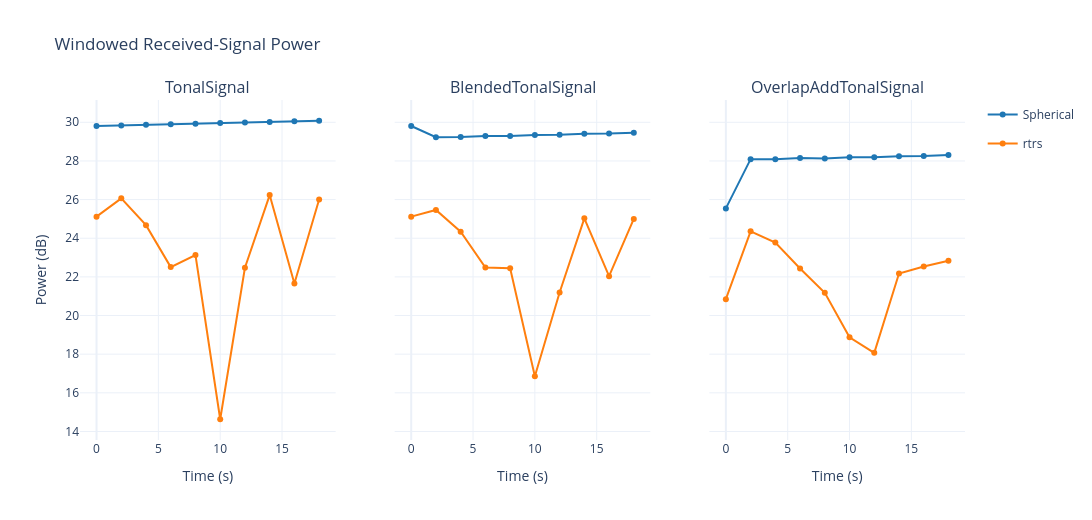
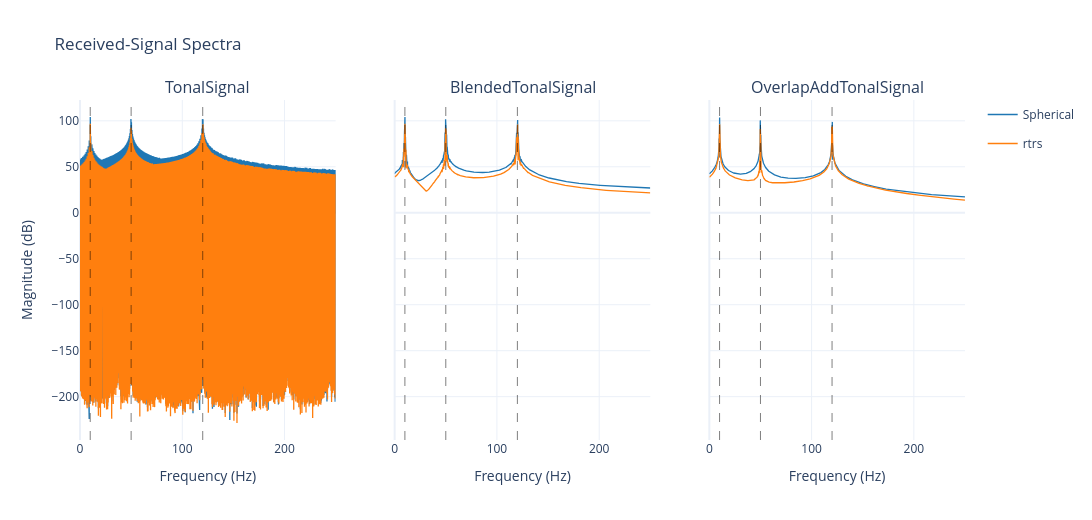
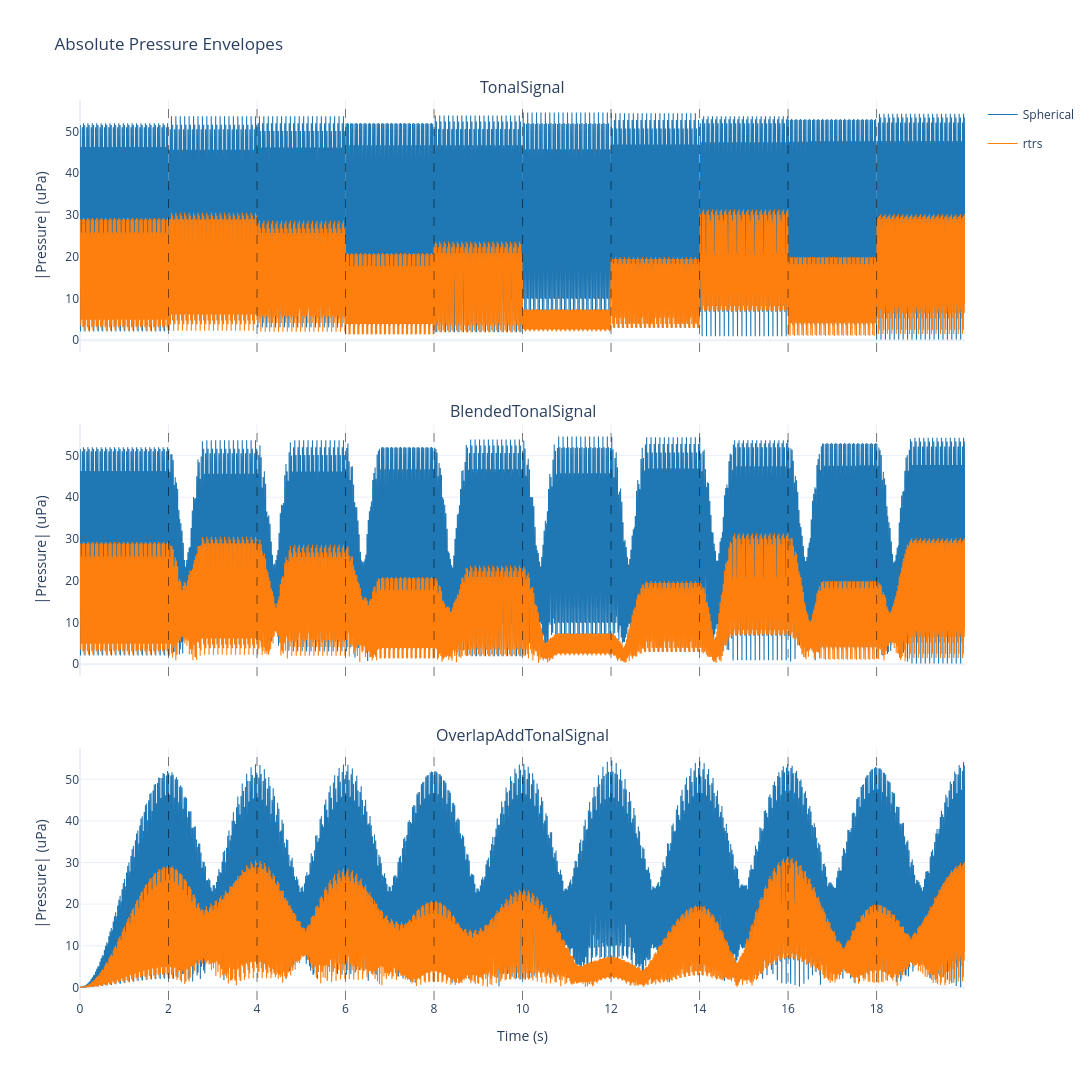

Notebook code cell kept with these figures, in order:
### Markdown cell above
## Power, Spectra, and Envelopes

This section produces three diagnostics from the received signals:
windowed power over time, frequency spectra, and absolute pressure envelopes.

### Code cell
import numpy as np
import plotly.graph_objects as go

signal_names = list(source_signals)

# Windowed received-signal power.
window_samples = int(signal_duration_s * sampling_rate_hz)
fig_power = make_subplots(
    rows=1,
    cols=len(signal_names),
    shared_yaxes=True,
    subplot_titles=signal_names,
)

for col_idx, signal_name in enumerate(signal_names, start=1):
    for propagation_name, signal in received_signals[signal_name].items():
        step_powers_db = []
        step_times_s = []

        for start_idx in range(0, len(signal), window_samples):
            end_idx = start_idx + window_samples
            if end_idx > len(signal):
                break
            window = signal[start_idx:end_idx]
            power_db = 10 * np.log10(np.mean(np.abs(window) ** 2) + 1e-12)
            step_powers_db.append(power_db)
            step_times_s.append(start_idx / sampling_rate_hz)

        color = propagation_model_colors.get(propagation_name, "#7f7f7f")

        fig_power.add_trace(
            go.Scatter(
                x=step_times_s,
                y=step_powers_db,
                mode="lines+markers",
                line=dict(width=2, color=color),
                marker=dict(color=color),
                name=propagation_name,
                legendgroup=propagation_name,
                showlegend=col_idx == 1,
            ),
            row=1,
            col=col_idx,
        )

    fig_power.update_xaxes(title_text="Time (s)", row=1, col=col_idx)

fig_power.update_yaxes(title_text="Power (dB)", row=1, col=1)
fig_power.update_layout(
    template="plotly_white",
    width=450 * len(signal_names),
    height=520,
    title=dict(text="Windowed Received-Signal Power"),
)
fig_power.show()

# Received-signal spectra.
fig_spectrum = make_subplots(
    rows=1,
    cols=len(signal_names),
    shared_yaxes=True,
    subplot_titles=signal_names,
)

for col_idx, signal_name in enumerate(signal_names, start=1):
    for propagation_name, signal in received_signals[signal_name].items():
        fft_signal = np.fft.fft(signal)
        fft_freq_hz = np.fft.fftfreq(len(signal), d=1 / sampling_rate_hz)
        positive_mask = fft_freq_hz > 0

        color = propagation_model_colors.get(propagation_name, "#7f7f7f")

        fig_spectrum.add_trace(
            go.Scatter(
                x=fft_freq_hz[positive_mask],
                y=20 * np.log10(np.abs(fft_signal[positive_mask]) + 1e-12),
                mode="lines",
                line=dict(width=1.3, color=color),
                name=propagation_name,
                legendgroup=propagation_name,
                showlegend=col_idx == 1,
            ),
            row=1,
            col=col_idx,
        )

    for tonal_freq in target_frequencies_hz:
        fig_spectrum.add_vline(
            x=float(tonal_freq),
            line_dash="dash",
            line_color="black",
            line_width=1,
            opacity=0.5,
            row=1,
            col=col_idx,
        )

    fig_spectrum.update_xaxes(title_text="Frequency (Hz)", range=[0, 250], row=1, col=col_idx)

fig_spectrum.update_yaxes(title_text="Magnitude (dB)", row=1, col=1)
fig_spectrum.update_layout(
    template="plotly_white",
    width=450 * len(signal_names),
    height=520,
    title=dict(text="Received-Signal Spectra"),
)
fig_spectrum.show()

# Absolute pressure envelopes.
fig_envelope = make_subplots(
    rows=len(signal_names),
    cols=1,
    shared_xaxes=True,
    subplot_titles=signal_names,
    vertical_spacing=0.08,
)

for row_idx, signal_name in enumerate(signal_names, start=1):
    for propagation_name, signal in received_signals[signal_name].items():
        time_axis = np.arange(len(signal)) / sampling_rate_hz
        color = propagation_model_colors.get(propagation_name, "#7f7f7f")

        fig_envelope.add_trace(
            go.Scatter(
                x=time_axis,
                y=np.abs(signal),
                mode="lines",
                line=dict(width=1.1, color=color),
                name=propagation_name,
                legendgroup=propagation_name,
                showlegend=row_idx == 1,
            ),
            row=row_idx,
            col=1,
        )

    for step in range(1, num_steps):
        fig_envelope.add_vline(
            x=step * signal_duration_s,
            line_dash="dash",
            line_color="black",
            line_width=1,
            opacity=0.5,
            row=row_idx,
            col=1,
        )

    fig_envelope.update_yaxes(title_text="|Pressure| (uPa)", row=row_idx, col=1)

fig_envelope.update_xaxes(title_text="Time (s)", row=len(signal_names), col=1)
fig_envelope.update_layout(
    template="plotly_white",
    width=1250,
    height=320 * len(signal_names) + 120,
    title=dict(text="Absolute Pressure Envelopes"),
)
fig_envelope.show()

### Figure 1 — Plotly figure (JSON) as saved in the notebook; plotly's stock layout.template omitted (floating-point values rounded to 4 significant figures)
{"data": [{"legendgroup": "Spherical", "line": {"color": "#1f77b4", "width": 2}, "marker": {"color": "#1f77b4"}, "mode": "lines+markers", "name": "Spherical", "showlegend": true, "type": "scatter", "x": [0, 2, 4, 6, 8, 10, 12, 14, 16, 18], "xaxis": "x", "y": [29.81, 29.84, 29.87, 29.9, 29.93, 29.96, 29.99, 30.02, 30.05, 30.08], "yaxis": "y"}, {"legendgroup": "rtrs", "line": {"color": "#ff7f0e", "width": 2}, "marker": {"color": "#ff7f0e"}, "mode": "lines+markers", "name": "rtrs", "showlegend": true, "type": "scatter", "x": [0, 2, 4, 6, 8, 10, 12, 14, 16, 18], "xaxis": "x", "y": [25.12, 26.06, 24.68, 22.51, 23.13, 14.63, 22.47, 26.23, 21.66, 26.0], "yaxis": "y"}, {"legendgroup": "Spherical", "line": {"color": "#1f77b4", "width": 2}, "marker": {"color": "#1f77b4"}, "mode": "lines+markers", "name": "Spherical", "showlegend": false, "type": "scatter", "x": [0, 2, 4, 6, 8, 10, 12, 14, 16, 18], "xaxis": "x2", "y": [29.81, 29.23, 29.24, 29.29, 29.29, 29.35, 29.35, 29.4, 29.42, 29.46], "yaxis": "y2"}, {"legendgroup": "rtrs", "line": {"color": "#ff7f0e", "width": 2}, "marker": {"color": "#ff7f0e"}, "mode": "lines+markers", "name": "rtrs", "showlegend": false, "type": "scatter", "x": [0, 2, 4, 6, 8, 10, 12, 14, 16, 18], "xaxis": "x2", "y": [25.12, 25.46, 24.34, 22.49, 22.44, 16.86, 21.19, 25.03, 22.03, 25.0], "yaxis": "y2"}, {"legendgroup": "Spherical", "line": {"color": "#1f77b4", "width": 2}, "marker": {"color": "#1f77b4"}, "mode": "lines+markers", "name": "Spherical", "showlegend": false, "type": "scatter", "x": [0, 2, 4, 6, 8, 10, 12, 14, 16, 18], "xaxis": "x3", "y": [25.54, 28.09, 28.09, 28.15, 28.13, 28.2, 28.19, 28.25, 28.25, 28.3], "yaxis": "y3"}, {"legendgroup": "rtrs", "line": {"color": "#ff7f0e", "width": 2}, "marker": {"color": "#ff7f0e"}, "mode": "lines+markers", "name": "rtrs", "showlegend": false, "type": "scatter", "x": [0, 2, 4, 6, 8, 10, 12, 14, 16, 18], "xaxis": "x3", "y": [20.85, 24.36, 23.77, 22.43, 21.18, 18.87, 18.07, 22.17, 22.54, 22.83], "yaxis": "y3"}], "layout": {"annotations": [{"font": {"size": 16}, "showarrow": false, "text": "TonalSignal", "x": 0.1444, "xanchor": "center", "xref": "paper", "y": 1, "yanchor": "bottom", "yref": "paper"}, {"font": {"size": 16}, "showarrow": false, "text": "BlendedTonalSignal", "x": 0.5, "xanchor": "center", "xref": "paper", "y": 1, "yanchor": "bottom", "yref": "paper"}, {"font": {"size": 16}, "showarrow": false, "text": "OverlapAddTonalSignal", "x": 0.8556, "xanchor": "center", "xref": "paper", "y": 1, "yanchor": "bottom", "yref": "paper"}], "height": 520, "title": {"text": "Windowed Received-Signal Power"}, "width": 1350, "xaxis": {"anchor": "y", "domain": [0, 0.2889], "title": {"text": "Time (s)"}}, "xaxis2": {"anchor": "y2", "domain": [0.3556, 0.6444], "title": {"text": "Time (s)"}}, "xaxis3": {"anchor": "y3", "domain": [0.7111, 1], "title": {"text": "Time (s)"}}, "yaxis": {"anchor": "x", "domain": [0, 1], "title": {"text": "Power (dB)"}}, "yaxis2": {"anchor": "x2", "domain": [0, 1], "matches": "y", "showticklabels": false}, "yaxis3": {"anchor": "x3", "domain": [0, 1], "matches": "y", "showticklabels": false}}}

### Figure 2 — Plotly figure (JSON) as saved in the notebook; plotly's stock layout.template omitted (floating-point values rounded to 4 significant figures; data arrays with more than 128 entries replaced by an {"elided": "..."} marker saying what was removed)
{"data": [{"legendgroup": "Spherical", "line": {"color": "#1f77b4", "width": 1.3}, "mode": "lines", "name": "Spherical", "showlegend": true, "type": "scatter", "x": {"elided": "4999 float values"}, "xaxis": "x", "y": {"elided": "4999 float values"}, "yaxis": "y"}, {"legendgroup": "rtrs", "line": {"color": "#ff7f0e", "width": 1.3}, "mode": "lines", "name": "rtrs", "showlegend": true, "type": "scatter", "x": {"elided": "4999 float values"}, "xaxis": "x", "y": {"elided": "4999 float values"}, "yaxis": "y"}, {"legendgroup": "Spherical", "line": {"color": "#1f77b4", "width": 1.3}, "mode": "lines", "name": "Spherical", "showlegend": false, "type": "scatter", "x": {"elided": "4999 float values"}, "xaxis": "x2", "y": {"elided": "4999 float values"}, "yaxis": "y2"}, {"legendgroup": "rtrs", "line": {"color": "#ff7f0e", "width": 1.3}, "mode": "lines", "name": "rtrs", "showlegend": false, "type": "scatter", "x": {"elided": "4999 float values"}, "xaxis": "x2", "y": {"elided": "4999 float values"}, "yaxis": "y2"}, {"legendgroup": "Spherical", "line": {"color": "#1f77b4", "width": 1.3}, "mode": "lines", "name": "Spherical", "showlegend": false, "type": "scatter", "x": {"elided": "4999 float values"}, "xaxis": "x3", "y": {"elided": "4999 float values"}, "yaxis": "y3"}, {"legendgroup": "rtrs", "line": {"color": "#ff7f0e", "width": 1.3}, "mode": "lines", "name": "rtrs", "showlegend": false, "type": "scatter", "x": {"elided": "4999 float values"}, "xaxis": "x3", "y": {"elided": "4999 float values"}, "yaxis": "y3"}], "layout": {"annotations": [{"font": {"size": 16}, "showarrow": false, "text": "TonalSignal", "x": 0.1444, "xanchor": "center", "xref": "paper", "y": 1, "yanchor": "bottom", "yref": "paper"}, {"font": {"size": 16}, "showarrow": false, "text": "BlendedTonalSignal", "x": 0.5, "xanchor": "center", "xref": "paper", "y": 1, "yanchor": "bottom", "yref": "paper"}, {"font": {"size": 16}, "showarrow": false, "text": "OverlapAddTonalSignal", "x": 0.8556, "xanchor": "center", "xref": "paper", "y": 1, "yanchor": "bottom", "yref": "paper"}], "height": 520, "shapes": [{"line": {"color": "black", "dash": "dash", "width": 1}, "opacity": 0.5, "type": "line", "x0": 10, "x1": 10, "xref": "x", "y0": 0, "y1": 1, "yref": "y domain"}, {"line": {"color": "black", "dash": "dash", "width": 1}, "opacity": 0.5, "type": "line", "x0": 50, "x1": 50, "xref": "x", "y0": 0, "y1": 1, "yref": "y domain"}, {"line": {"color": "black", "dash": "dash", "width": 1}, "opacity": 0.5, "type": "line", "x0": 120, "x1": 120, "xref": "x", "y0": 0, "y1": 1, "yref": "y domain"}, {"line": {"color": "black", "dash": "dash", "width": 1}, "opacity": 0.5, "type": "line", "x0": 10, "x1": 10, "xref": "x2", "y0": 0, "y1": 1, "yref": "y2 domain"}, {"line": {"color": "black", "dash": "dash", "width": 1}, "opacity": 0.5, "type": "line", "x0": 50, "x1": 50, "xref": "x2", "y0": 0, "y1": 1, "yref": "y2 domain"}, {"line": {"color": "black", "dash": "dash", "width": 1}, "opacity": 0.5, "type": "line", "x0": 120, "x1": 120, "xref": "x2", "y0": 0, "y1": 1, "yref": "y2 domain"}, {"line": {"color": "black", "dash": "dash", "width": 1}, "opacity": 0.5, "type": "line", "x0": 10, "x1": 10, "xref": "x3", "y0": 0, "y1": 1, "yref": "y3 domain"}, {"line": {"color": "black", "dash": "dash", "width": 1}, "opacity": 0.5, "type": "line", "x0": 50, "x1": 50, "xref": "x3", "y0": 0, "y1": 1, "yref": "y3 domain"}, {"line": {"color": "black", "dash": "dash", "width": 1}, "opacity": 0.5, "type": "line", "x0": 120, "x1": 120, "xref": "x3", "y0": 0, "y1": 1, "yref": "y3 domain"}], "title": {"text": "Received-Signal Spectra"}, "width": 1350, "xaxis": {"anchor": "y", "domain": [0, 0.2889], "range": [0, 250], "title": {"text": "Frequency (Hz)"}}, "xaxis2": {"anchor": "y2", "domain": [0.3556, 0.6444], "range": [0, 250], "title": {"text": "Frequency (Hz)"}}, "xaxis3": {"anchor": "y3", "domain": [0.7111, 1], "range": [0, 250], "title": {"text": "Frequency (Hz)"}}, "yaxis": {"anchor": "x", "domain": [0, 1], "title": {"text": "Magnitude (dB)"}}, "yaxis2": {"anchor": "x2", "domain": [0, 1], "matches": "y", "showticklabels": false}, "yaxis3": {"anchor": "x3", "domain": [0, 1], "matches": "y", "showticklabels": false}}}

### Figure 3 — Plotly figure (JSON) as saved in the notebook; plotly's stock layout.template omitted (floating-point values rounded to 4 significant figures; data arrays with more than 128 entries replaced by an {"elided": "..."} marker saying what was removed)
{"data": [{"legendgroup": "Spherical", "line": {"color": "#1f77b4", "width": 1.1}, "mode": "lines", "name": "Spherical", "showlegend": true, "type": "scatter", "x": {"elided": "10000 float values"}, "xaxis": "x", "y": {"elided": "10000 float values"}, "yaxis": "y"}, {"legendgroup": "rtrs", "line": {"color": "#ff7f0e", "width": 1.1}, "mode": "lines", "name": "rtrs", "showlegend": true, "type": "scatter", "x": {"elided": "10000 float values"}, "xaxis": "x", "y": {"elided": "10000 float values"}, "yaxis": "y"}, {"legendgroup": "Spherical", "line": {"color": "#1f77b4", "width": 1.1}, "mode": "lines", "name": "Spherical", "showlegend": false, "type": "scatter", "x": {"elided": "10000 float values"}, "xaxis": "x2", "y": {"elided": "10000 float values"}, "yaxis": "y2"}, {"legendgroup": "rtrs", "line": {"color": "#ff7f0e", "width": 1.1}, "mode": "lines", "name": "rtrs", "showlegend": false, "type": "scatter", "x": {"elided": "10000 float values"}, "xaxis": "x2", "y": {"elided": "10000 float values"}, "yaxis": "y2"}, {"legendgroup": "Spherical", "line": {"color": "#1f77b4", "width": 1.1}, "mode": "lines", "name": "Spherical", "showlegend": false, "type": "scatter", "x": {"elided": "10000 float values"}, "xaxis": "x3", "y": {"elided": "10000 float values"}, "yaxis": "y3"}, {"legendgroup": "rtrs", "line": {"color": "#ff7f0e", "width": 1.1}, "mode": "lines", "name": "rtrs", "showlegend": false, "type": "scatter", "x": {"elided": "10000 float values"}, "xaxis": "x3", "y": {"elided": "10000 float values"}, "yaxis": "y3"}], "layout": {"annotations": [{"font": {"size": 16}, "showarrow": false, "text": "TonalSignal", "x": 0.5, "xanchor": "center", "xref": "paper", "y": 1, "yanchor": "bottom", "yref": "paper"}, {"font": {"size": 16}, "showarrow": false, "text": "BlendedTonalSignal", "x": 0.5, "xanchor": "center", "xref": "paper", "y": 0.64, "yanchor": "bottom", "yref": "paper"}, {"font": {"size": 16}, "showarrow": false, "text": "OverlapAddTonalSignal", "x": 0.5, "xanchor": "center", "xref": "paper", "y": 0.28, "yanchor": "bottom", "yref": "paper"}], "height": 1080, "shapes": [{"line": {"color": "black", "dash": "dash", "width": 1}, "opacity": 0.5, "type": "line", "x0": 2, "x1": 2, "xref": "x", "y0": 0, "y1": 1, "yref": "y domain"}, {"line": {"color": "black", "dash": "dash", "width": 1}, "opacity": 0.5, "type": "line", "x0": 4, "x1": 4, "xref": "x", "y0": 0, "y1": 1, "yref": "y domain"}, {"line": {"color": "black", "dash": "dash", "width": 1}, "opacity": 0.5, "type": "line", "x0": 6, "x1": 6, "xref": "x", "y0": 0, "y1": 1, "yref": "y domain"}, {"line": {"color": "black", "dash": "dash", "width": 1}, "opacity": 0.5, "type": "line", "x0": 8, "x1": 8, "xref": "x", "y0": 0, "y1": 1, "yref": "y domain"}, {"line": {"color": "black", "dash": "dash", "width": 1}, "opacity": 0.5, "type": "line", "x0": 10, "x1": 10, "xref": "x", "y0": 0, "y1": 1, "yref": "y domain"}, {"line": {"color": "black", "dash": "dash", "width": 1}, "opacity": 0.5, "type": "line", "x0": 12, "x1": 12, "xref": "x", "y0": 0, "y1": 1, "yref": "y domain"}, {"line": {"color": "black", "dash": "dash", "width": 1}, "opacity": 0.5, "type": "line", "x0": 14, "x1": 14, "xref": "x", "y0": 0, "y1": 1, "yref": "y domain"}, {"line": {"color": "black", "dash": "dash", "width": 1}, "opacity": 0.5, "type": "line", "x0": 16, "x1": 16, "xref": "x", "y0": 0, "y1": 1, "yref": "y domain"}, {"line": {"color": "black", "dash": "dash", "width": 1}, "opacity": 0.5, "type": "line", "x0": 18, "x1": 18, "xref": "x", "y0": 0, "y1": 1, "yref": "y domain"}, {"line": {"color": "black", "dash": "dash", "width": 1}, "opacity": 0.5, "type": "line", "x0": 2, "x1": 2, "xref": "x2", "y0": 0, "y1": 1, "yref": "y2 domain"}, {"line": {"color": "black", "dash": "dash", "width": 1}, "opacity": 0.5, "type": "line", "x0": 4, "x1": 4, "xref": "x2", "y0": 0, "y1": 1, "yref": "y2 domain"}, {"line": {"color": "black", "dash": "dash", "width": 1}, "opacity": 0.5, "type": "line", "x0": 6, "x1": 6, "xref": "x2", "y0": 0, "y1": 1, "yref": "y2 domain"}, {"line": {"color": "black", "dash": "dash", "width": 1}, "opacity": 0.5, "type": "line", "x0": 8, "x1": 8, "xref": "x2", "y0": 0, "y1": 1, "yref": "y2 domain"}, {"line": {"color": "black", "dash": "dash", "width": 1}, "opacity": 0.5, "type": "line", "x0": 10, "x1": 10, "xref": "x2", "y0": 0, "y1": 1, "yref": "y2 domain"}, {"line": {"color": "black", "dash": "dash", "width": 1}, "opacity": 0.5, "type": "line", "x0": 12, "x1": 12, "xref": "x2", "y0": 0, "y1": 1, "yref": "y2 domain"}, {"line": {"color": "black", "dash": "dash", "width": 1}, "opacity": 0.5, "type": "line", "x0": 14, "x1": 14, "xref": "x2", "y0": 0, "y1": 1, "yref": "y2 domain"}, {"line": {"color": "black", "dash": "dash", "width": 1}, "opacity": 0.5, "type": "line", "x0": 16, "x1": 16, "xref": "x2", "y0": 0, "y1": 1, "yref": "y2 domain"}, {"line": {"color": "black", "dash": "dash", "width": 1}, "opacity": 0.5, "type": "line", "x0": 18, "x1": 18, "xref": "x2", "y0": 0, "y1": 1, "yref": "y2 domain"}, {"line": {"color": "black", "dash": "dash", "width": 1}, "opacity": 0.5, "type": "line", "x0": 2, "x1": 2, "xref": "x3", "y0": 0, "y1": 1, "yref": "y3 domain"}, {"line": {"color": "black", "dash": "dash", "width": 1}, "opacity": 0.5, "type": "line", "x0": 4, "x1": 4, "xref": "x3", "y0": 0, "y1": 1, "yref": "y3 domain"}, {"line": {"color": "black", "dash": "dash", "width": 1}, "opacity": 0.5, "type": "line", "x0": 6, "x1": 6, "xref": "x3", "y0": 0, "y1": 1, "yref": "y3 domain"}, {"line": {"color": "black", "dash": "dash", "width": 1}, "opacity": 0.5, "type": "line", "x0": 8, "x1": 8, "xref": "x3", "y0": 0, "y1": 1, "yref": "y3 domain"}, {"line": {"color": "black", "dash": "dash", "width": 1}, "opacity": 0.5, "type": "line", "x0": 10, "x1": 10, "xref": "x3", "y0": 0, "y1": 1, "yref": "y3 domain"}, {"line": {"color": "black", "dash": "dash", "width": 1}, "opacity": 0.5, "type": "line", "x0": 12, "x1": 12, "xref": "x3", "y0": 0, "y1": 1, "yref": "y3 domain"}, {"line": {"color": "black", "dash": "dash", "width": 1}, "opacity": 0.5, "type": "line", "x0": 14, "x1": 14, "xref": "x3", "y0": 0, "y1": 1, "yref": "y3 domain"}, {"line": {"color": "black", "dash": "dash", "width": 1}, "opacity": 0.5, "type": "line", "x0": 16, "x1": 16, "xref": "x3", "y0": 0, "y1": 1, "yref": "y3 domain"}, {"line": {"color": "black", "dash": "dash", "width": 1}, "opacity": 0.5, "type": "line", "x0": 18, "x1": 18, "xref": "x3", "y0": 0, "y1": 1, "yref": "y3 domain"}], "title": {"text": "Absolute Pressure Envelopes"}, "width": 1250, "xaxis": {"anchor": "y", "domain": [0, 1], "matches": "x3", "showticklabels": false}, "xaxis2": {"anchor": "y2", "domain": [0, 1], "matches": "x3", "showticklabels": false}, "xaxis3": {"anchor": "y3", "domain": [0, 1], "title": {"text": "Time (s)"}}, "yaxis": {"anchor": "x", "domain": [0.72, 1], "title": {"text": "|Pressure| (uPa)"}}, "yaxis2": {"anchor": "x2", "domain": [0.36, 0.64], "title": {"text": "|Pressure| (uPa)"}}, "yaxis3": {"anchor": "x3", "domain": [0, 0.28], "title": {"text": "|Pressure| (uPa)"}}}}
